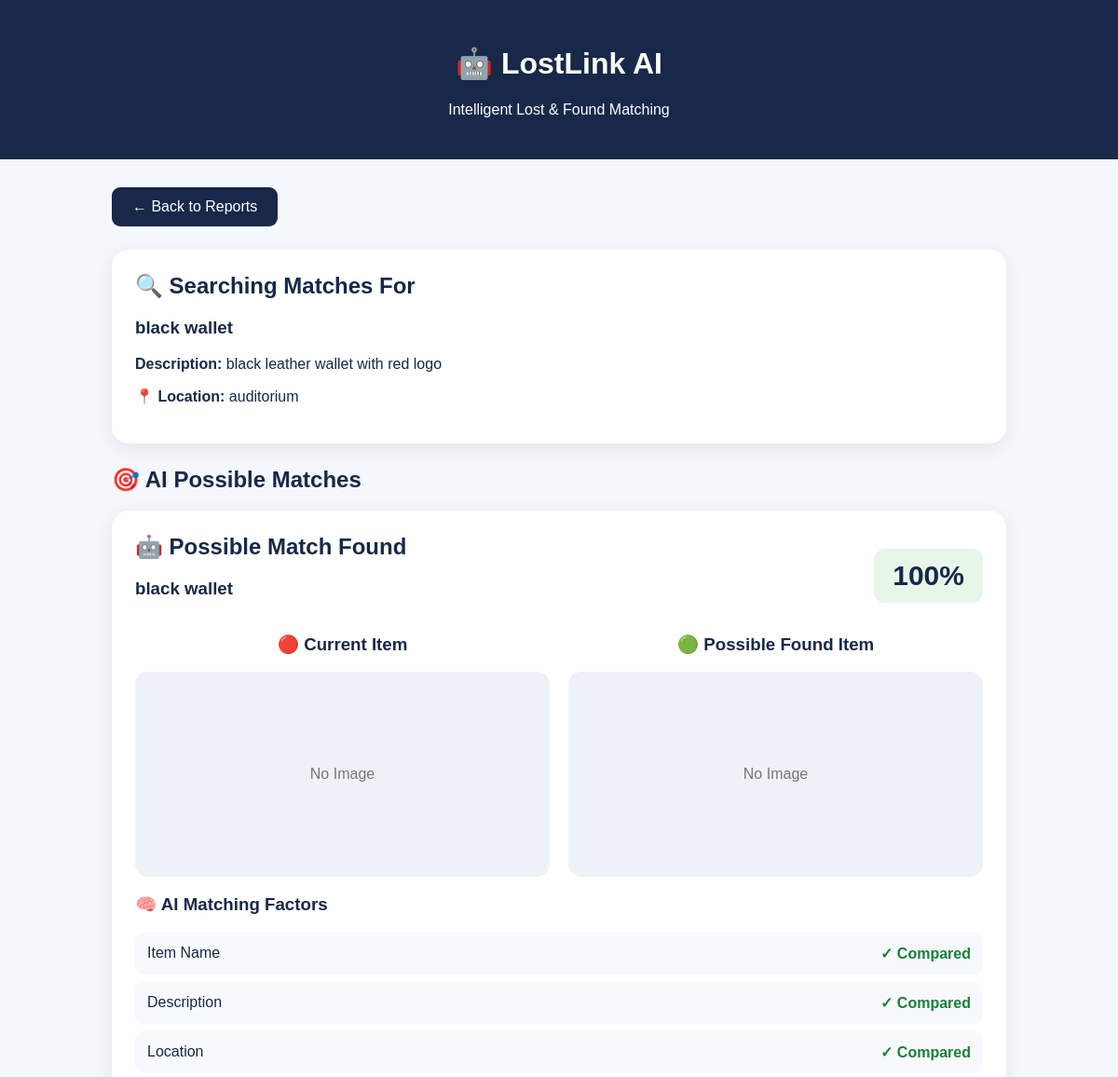
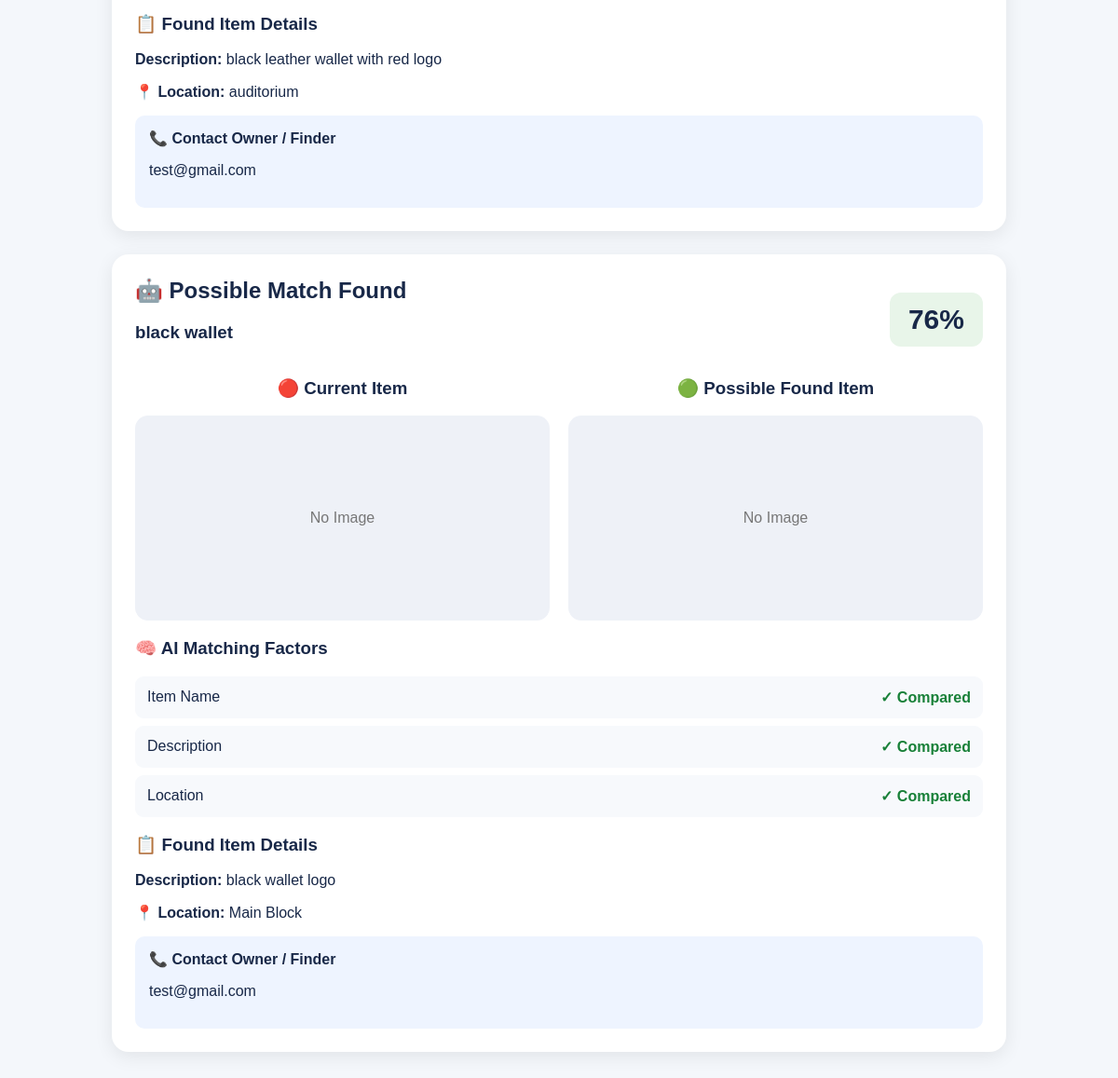
/match/2, run on the app's committed database (2 pictures, top to bottom).
### tables this page shows
CREATE TABLE items (
            id INTEGER PRIMARY KEY AUTOINCREMENT,
            item_type TEXT,
            item_name TEXT,
            description TEXT,
            location TEXT,
            contact TEXT
        , image TEXT, delete_pin TEXT);

### app.py (the view)
@app.route("/match/<int:item_id>")
def match(item_id):
    conn = sqlite3.connect("lostlink.db")
    current = conn.execute("""
        SELECT * FROM items
        WHERE id = ?
    """, (item_id,)).fetchone()
    all_items = conn.execute("""
        SELECT * FROM items
        WHERE id != ?
    """, (item_id,)).fetchall()
    conn.close()
    if current is None:
        return "Item not found"
    matches = []
    for item in all_items:
        if current[1] == "Lost" and item[1] != "Found":
            continue
        if current[1] == "Found" and item[1] != "Lost":
            continue
        score = calculate_match(
            current,
            item
        )
        if score >= 30:
            matches.append(
                (item, score)
            )
    matches.sort(
        key=lambda x: x[1],
        reverse=True
    )
    return render_template(
        "matches.html",
        current=current,
        matches=matches
    )

### app.py (called while the page is built)
def similarity(text1, text2):
    return SequenceMatcher(
        None,
        str(text1).lower().strip(),
        str(text2).lower().strip()
    ).ratio()

def calculate_match(item1, item2):
    name_score = similarity(
        item1[2],
        item2[2]
    )
    description_score = similarity(
        item1[3],
        item2[3]
    )
    location_score = similarity(
        item1[4],
        item2[4]
    )
    final_score = (
        name_score * 0.50 +
        description_score * 0.30 +
        location_score * 0.20
    )
    return round(final_score * 100)

### templates/matches.html (shortened to what this page needs)
<!DOCTYPE html>
<html>
<head>
</head>
<body>
<header>
    <h1>🤖 LostLink AI</h1>
    <p>Intelligent Lost & Found Matching</p>
</header>
<div class="container">
    <a class="back" href="/">
        ← Back to Reports
    </a>
    <div class="current-card">
        <h2>🔍 Searching Matches For</h2>
        <h3>{{ current[2] }}</h3>
        <p>
            <b>Description:</b>
            {{ current[3] }}
        </p>
        <p>
            <b>📍 Location:</b>
            {{ current[4] }}
        </p>
    </div>
    {% if matches %}
        <h2>🎯 AI Possible Matches</h2>
        {% for item, score in matches %}
        <div class="match-card">
            <div class="match-header">
                <div>
                    <h2>🤖 Possible Match Found</h2>
                    <h3>{{ item[2] }}</h3>
                </div>
                <div class="score">
                    {{ score }}%
                </div>
            </div>
            <div class="photos">
                <div class="photo-box">
                    <h3>🔴 Current Item</h3>
                    {% if current[6] %}
                    <img
                        src="/static/uploads/{{ current[6] }}"
                    >
                    {% else %}
                    <div class="no-image">
                        No Image
                    </div>
                    {% endif %}
                </div>
                <div class="photo-box">
                    <h3>🟢 Possible Found Item</h3>
                    {% if item[6] %}
                    <img
                        src="/static/uploads/{{ item[6] }}"
                    >
                    {% else %}
                    <div class="no-image">
                        No Image
                    </div>
                    {% endif %}
                </div>
            </div>
            <h3>🧠 AI Matching Factors</h3>
            <div class="factor">
                <span>Item Name</span>
                <span class="success">✓ Compared</span>
            </div>
            <div class="factor">
                <span>Description</span>
                <span class="success">✓ Compared</span>
            </div>
            <div class="factor">
                <span>Location</span>
                <span class="success">✓ Compared</span>
            </div>
            <h3>📋 Found Item Details</h3>
            <p>
                <b>Description:</b>
                {{ item[3] }}
            </p>
            <p>
                <b>📍 Location:</b>
                {{ item[4] }}
            </p>
            <div class="contact">
                <b>📞 Contact Owner / Finder</b>
                <p>
                    {{ item[5] }}
                </p>
            </div>
        </div>
        {% endfor %}
    {% endif %}
</div>
</body>
</html>

### templates/matches.html (style rules this page uses)
* { box-sizing: border-box; }
body { margin: 0; font-family: Arial, sans-serif; background: #f4f7fb; color: #182848; }
header { background: #182848; color: white; text-align: center; padding: 28px; }
.container { max-width: 1000px; margin: 30px auto; padding: 0 20px; }
.current-card, .match-card { background: white; border-radius: 18px; padding: 25px; margin-bottom: 25px; box-shadow: 0 5px 20px rgba(0,0,0,0.08); }
.current-card h2, .match-card h2 { margin-top: 0; }
.photos { display: flex; gap: 20px; flex-wrap: wrap; }
.photo-box { flex: 1; min-width: 250px; text-align: center; }
.no-image { height: 220px; display: flex; align-items: center; justify-content: center; background: #eef1f7; border-radius: 14px; color: #777; }
.match-header { display: flex; justify-content: space-between; align-items: center; gap: 15px; flex-wrap: wrap; }
.score { font-size: 30px; font-weight: bold; padding: 12px 20px; border-radius: 12px; background: #e8f5e9; }
.factor { display: flex; justify-content: space-between; padding: 13px; margin: 8px 0; background: #f7f9fc; border-radius: 9px; }
.success { color: #188038; font-weight: bold; }
.contact { background: #eef4ff; padding: 15px; border-radius: 10px; margin-top: 15px; }
.back { display: inline-block; background: #182848; color: white; padding: 12px 22px; border-radius: 9px; text-decoration: none; margin-bottom: 25px; }

### data on the page
items: item_name "black wallet", description "black leather wallet with red logo", location "auditorium"
items: item_name "black wallet", score "100", description "black leather wallet with red logo", location "auditorium", contact "test@gmail.com"
items: item_name "black wallet", score "76", image "No Image", description "black wallet logo", location "Main Block", contact "test@gmail.com"
